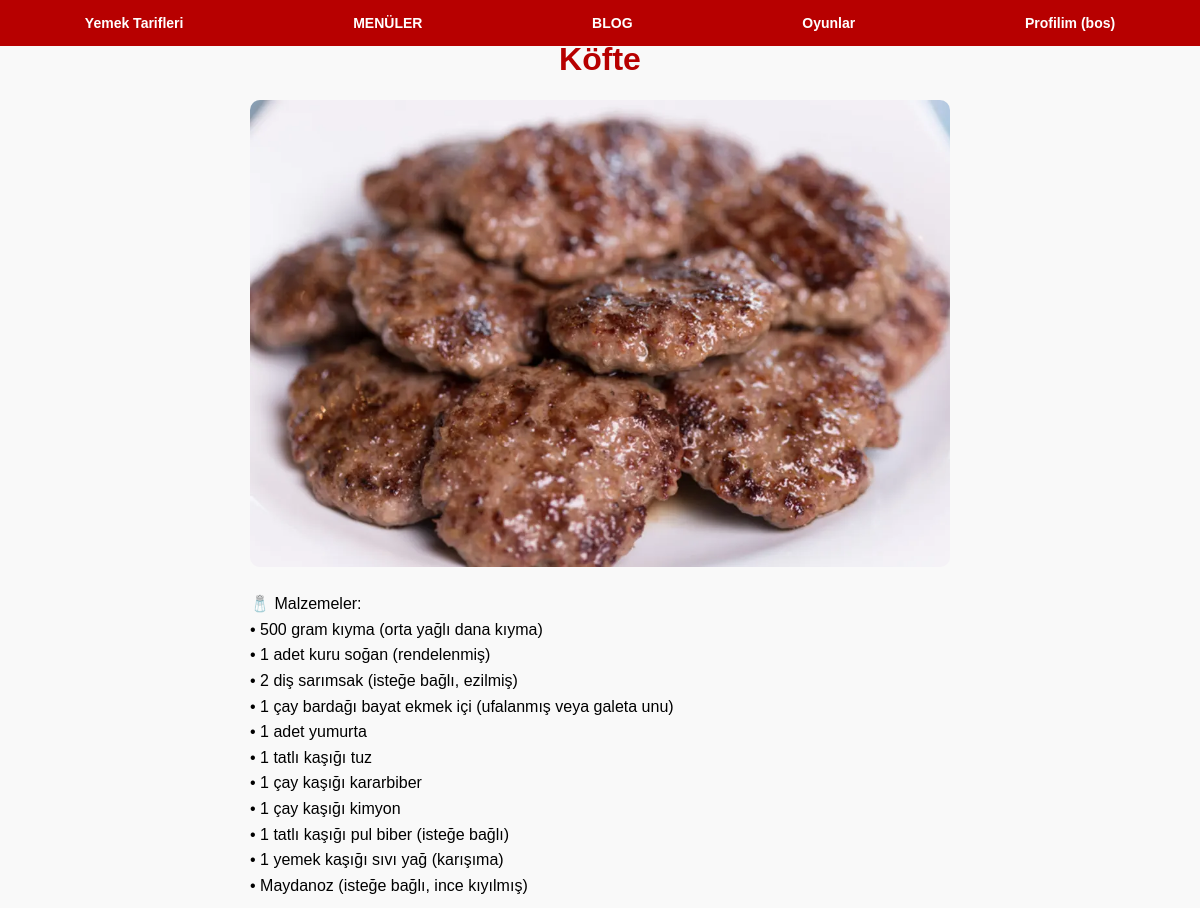
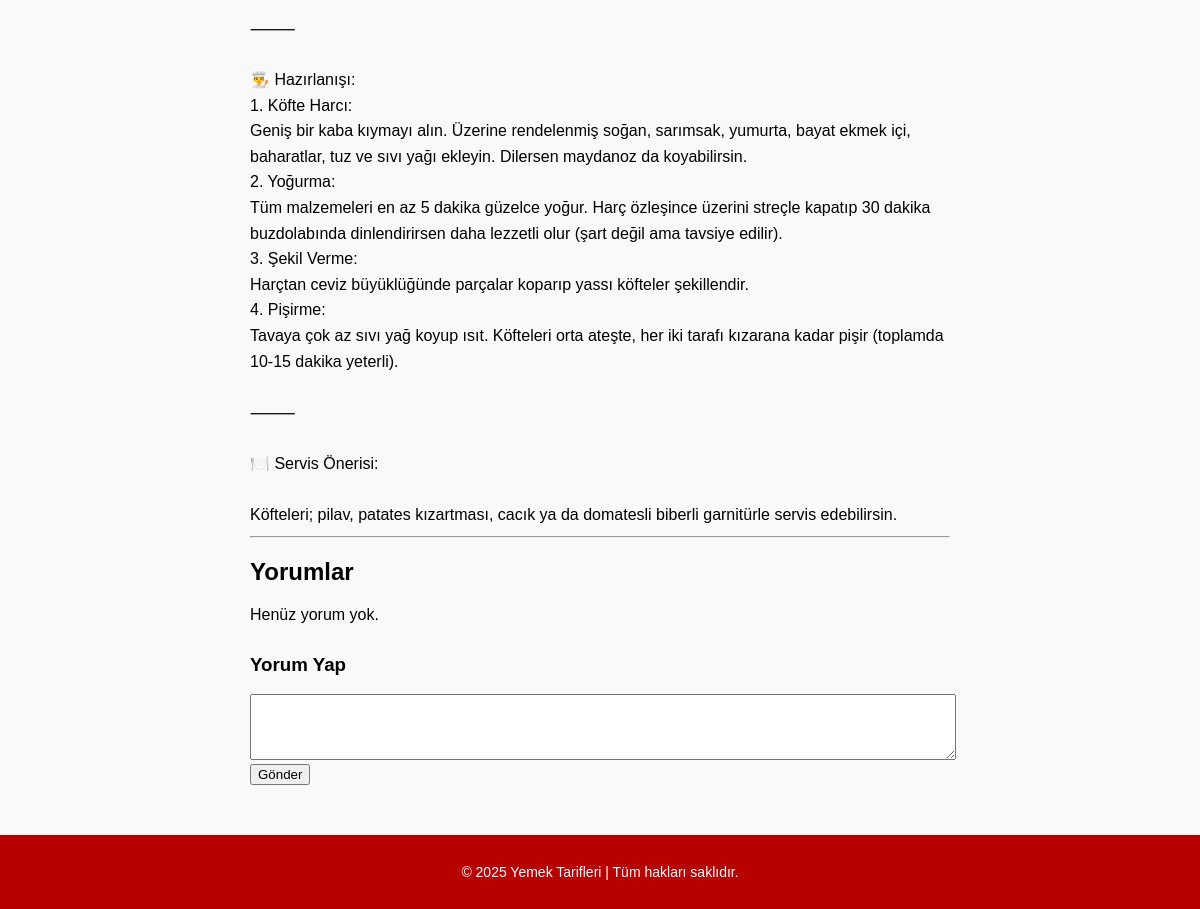
The app's page /tarif.php?id=14 (signed in) with its own data (2 pictures, top to bottom).
### tables this page shows
CREATE TABLE `tarifler` (
  `id` int(11) NOT NULL,
  `baslik` varchar(255) NOT NULL,
  `aciklama` text NOT NULL,
  `resim` varchar(255) DEFAULT NULL,
  `created_at` timestamp NOT NULL DEFAULT current_timestamp(),
  `user_id` int(11) NOT NULL
);

### tarif.php (the view, shortened to what this page needs)
<?php
include("db.php");
$id = (int) $_GET['id'];
$stmt = $conn->prepare("SELECT * FROM tarifler WHERE id = ?");
$stmt->execute([$id]);
$tarif = $stmt->fetch(PDO::FETCH_ASSOC);
?>
<!DOCTYPE html>
<html lang="tr">
<head>
  <link rel="stylesheet" href="footer.css">
</head>
<body>
<?php include("navbar.php"); ?>
    <div class="main-content" style="flex: 1;">
        <main class="container">
        <h1><?= htmlspecialchars($tarif['baslik']) ?></h1>
        <?php if (!empty($tarif['resim'])): ?>
            <img src="<?= htmlspecialchars($tarif['resim']) ?>" alt="<?= htmlspecialchars($tarif['baslik']) ?>">
        <?php endif; ?>
        <div class="aciklama"><?= nl2br(htmlspecialchars($tarif['aciklama'])) ?></div>
        <hr>
        <div class="yorumlar">
            <h2>Yorumlar</h2>
            <?php
            $stmt = $conn->prepare("SELECT y.*, u.username FROM yorumlar y JOIN users u ON y.user_id = u.id WHERE tarif_id = ? ORDER BY y.id DESC");
            $stmt->execute([$id]);
            $yorumlar = $stmt->fetchAll(PDO::FETCH_ASSOC);
            if ($yorumlar):
                foreach ($yorumlar as $yorum):
            ?>
                <div style="margin-bottom: 10px;">
                    <strong><?= htmlspecialchars($yorum['username']) ?>:</strong>
                    <p><?= nl2br(htmlspecialchars($yorum['yorum'])) ?></p>
                </div>
            <?php
                endforeach;
            else:
                echo "<p>Henüz yorum yok.</p>";
            endif;
            ?>
        </div>
        <?php if (isset($_SESSION['username'])): ?>
            <div class="yorum-ekle" style="margin-top: 30px;">
                <h3>Yorum Yap</h3>
                <form method="POST">
                    <textarea name="yorum" rows="4" style="width:100%;" required></textarea><br>
                    <button type="submit">Gönder</button>
                </form>
            </div>
        <?php endif; ?>
        </main>
    </div>
<?php include("footer.php"); ?>
</body>
</html>

### tarif.php (style rules this page uses)
body { font-family: Arial, sans-serif; padding: 20px; background-color: #f9f9f9; }
.container { max-width: 700px; margin: auto; padding: 20px; border-radius: 10px; }
h1 { color: #b70000; text-align: center; }
img { width: 100%; border-radius: 10px; margin-bottom: 20px; }
.aciklama { font-size: 16px; line-height: 1.6; }
html, body { margin: 0; padding: 0; background-color: #f9f9f9; min-height: 100%; display: flex; flex-direction: column; }
.main-content { flex: 1; }

### records on screen
tarifler: baslik "Köfte", resim (picture), aciklama "🧂 Malzemeler: • 500 gram kıyma (orta yağlı dana kıyma) • 1 adet kuru soğan (rendelenmiş) • 2 diş sarımsak (isteğe bağlı, ezilmiş) • 1 çay bardağı bayat ekmek içi (ufalanmış veya galeta unu) • 1 adet yumurta • 1 tatlı kaşığı tuz • 1 çay kaşığı kararbiber • 1 çay kaşığı kimyon • 1 tatlı kaşığı pul biber (isteğe bağlı) • 1 yemek kaşığı sıvı yağ (karışıma) • Maydanoz (isteğe bağlı, ince kıyılmış) ⸻ 👨‍🍳 Hazırlanışı: 1. Köfte Harcı: Geniş bir kaba kıymayı alın. Üzerine rendelenmiş soğan, sarımsak, yumurta, bayat ekmek içi, baharatlar, tuz ve sıvı yağı ekleyin. Dilersen maydanoz da koyabilirsin. 2. Yoğurma: Tüm malzemeleri en az 5 dakika güzelce yoğur. Harç özleşince üzerini streçle kapatıp 30…"

### other values on screen
$_SESSION['username'] "bos"
